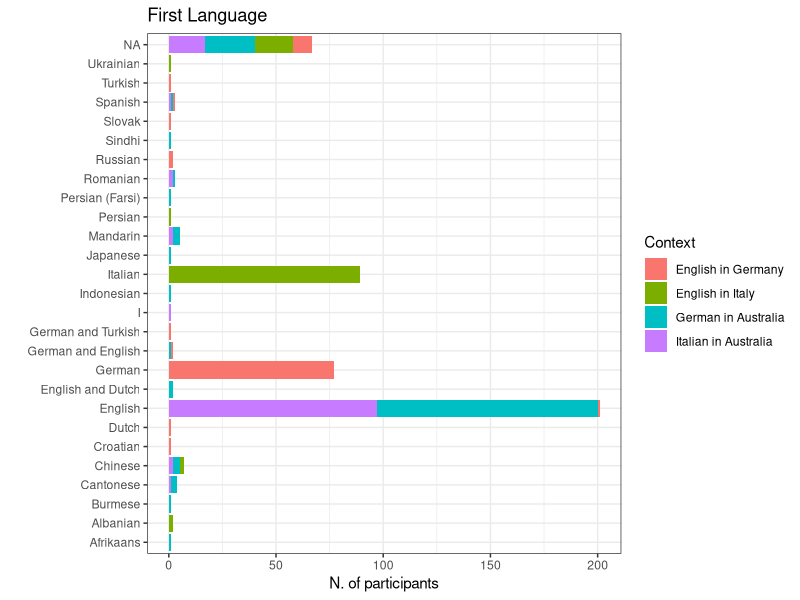
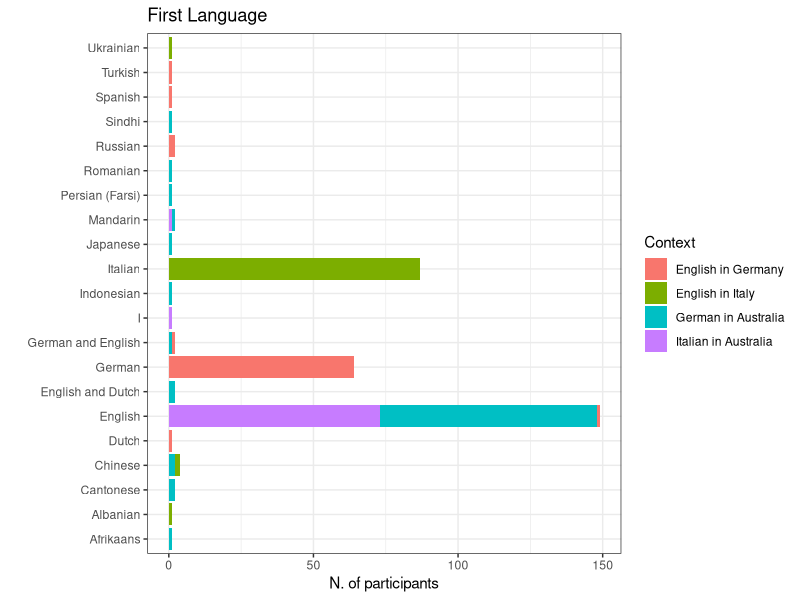
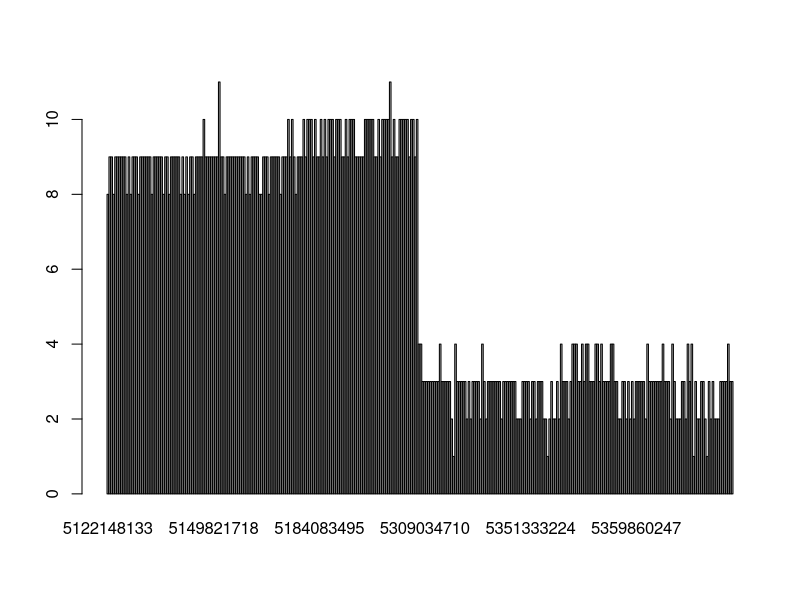
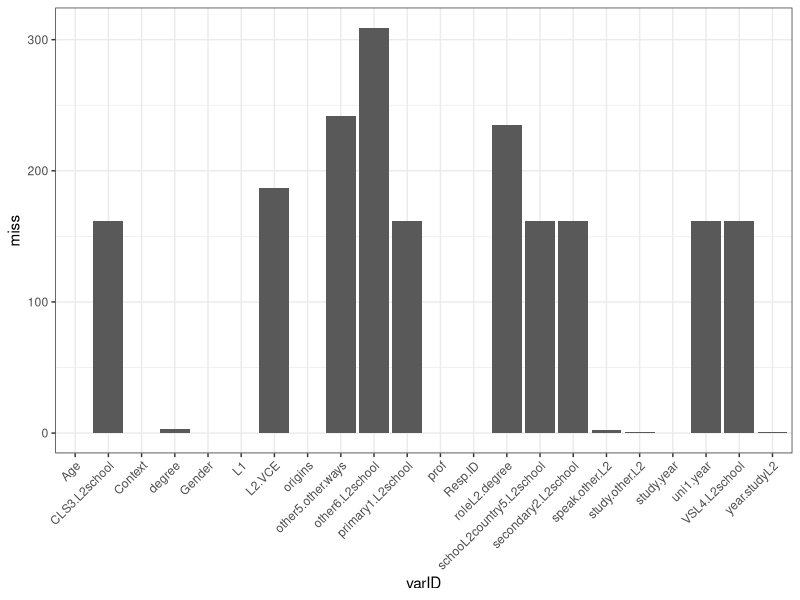
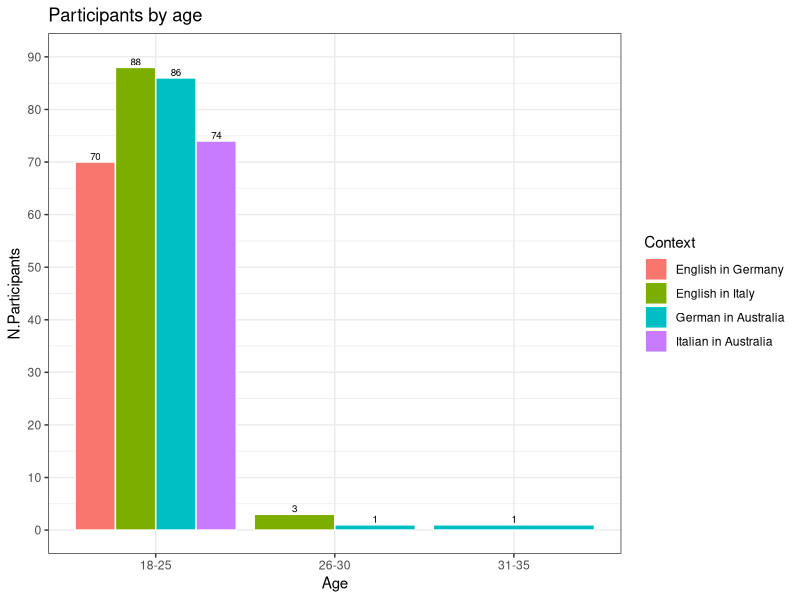
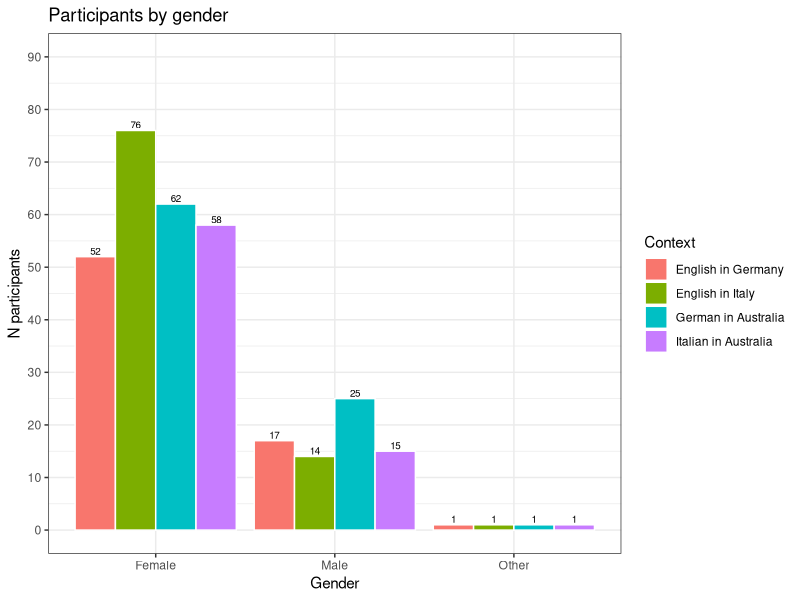
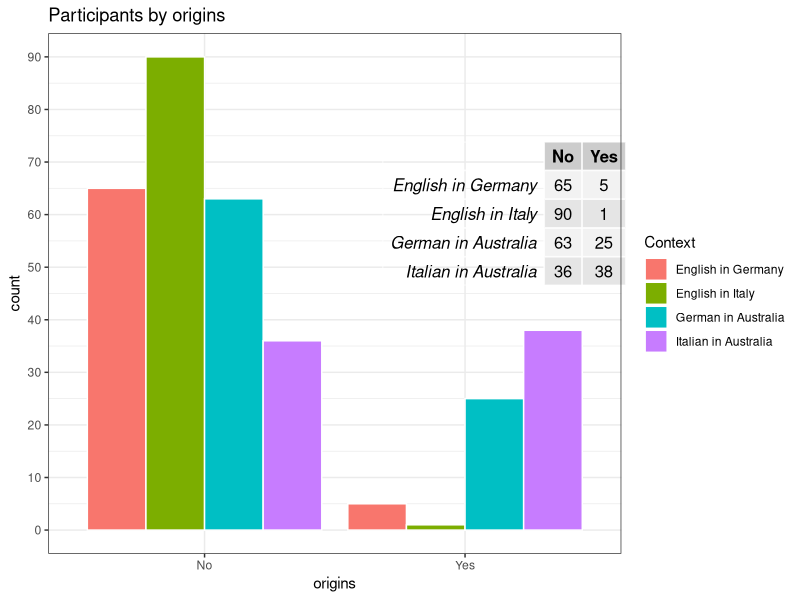
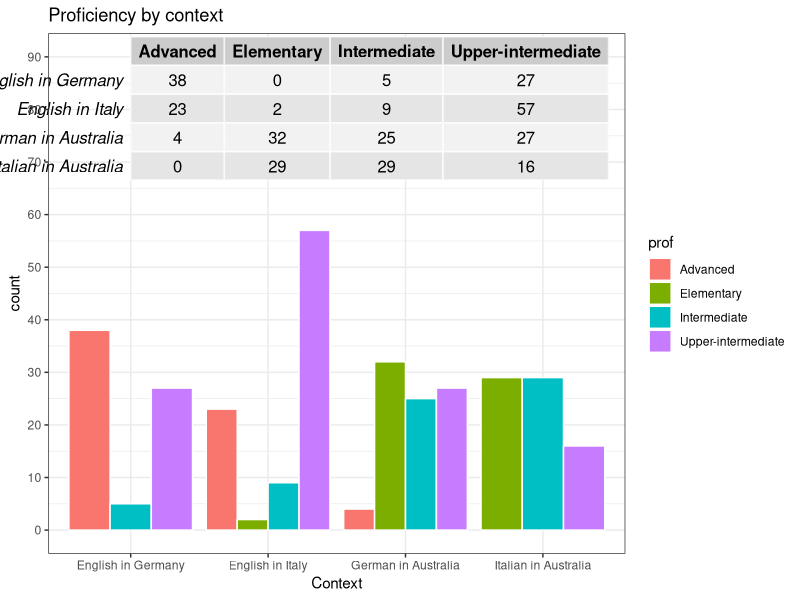

Write the R code that produced these figures, in order. (Note: this script raises an error after producing the figures.)
## ---- chunk 1
library(readr)
library(tidyverse)
library(reshape2)
library(corrplot)
library(psych)
library(pheatmap)
library(RColorBrewer)
library(cowplot)
library(gridExtra)
library(cowplot)
library(pheatmap)
# Chunk options
knitr::opts_chunk$set(echo = TRUE, prompt = TRUE,cache = TRUE,fig.width = 12,fig.height = 12)

## ---- chunk 2
european <- read_csv("01-cleaning_data_data/european_recoded.csv")
australian <- read_csv("01-cleaning_data_data/australian_recoded.csv")

dim(european)
dim(australian)

european$EU <- 1
australian$AU <- 1

all <- merge(european,australian,all = TRUE)

table(all$EU,all$AU,useNA = "always")
## ---- chunk 3
demographics_var <- c("Age","Gender","L1","speak.other.L2","study.other.L2","origins","year.studyL2","other5.other.ways","degree","roleL2.degree","study.year","prof","L2.VCE","uni1.year","Context")
l2School <- "\\.L2school$"
l2School_variables <- colnames(all)[grep(l2School,colnames(all))]
## ---- chunk 4
#table(all$L1,all$Context) # too many levels - needs to be cleaned (ex tot number of languages?)
table(all$L1,useNA = "always")
ggplot(all,aes(x=L1,fill=Context)) + geom_bar() + coord_flip() + ggtitle("First Language") + labs(y="N. of participants",x="")+theme_bw()
#table(all$speak.other.L2,all$Context)
## ---- chunk 5
L2 <- data.frame(Freq=table(all$speak.other.L2)[order(table(all$speak.other.L2),decreasing = TRUE)],
                 L2=names(table(all$speak.other.L2))[order(table(all$speak.other.L2),decreasing = TRUE)]) # too many levels - needs to be cleaned (ex tot number of languages?)
head(L2)
## ---- chunk 6
table(all$origins,useNA = "always")
## ---- chunk 7
table(all$year.studyL2)
## ---- chunk 8
table(all$degree)
## ---- chunk 9
all$study.year[is.na(all$study.year)] <- all$uni1.year[is.na(all$study.year)]
#table(all$study.year)
all$study.year <- ifelse(all$study.year == "Already graduated after 5 semesters in March 2016, was interested in survery/study, sorry.","6th semester",all$study.year)
table(all$study.year)
## ---- chunk 10
table(all$prof,useNA = "always")
## ---- chunk 11
all$study.year[is.na(all$study.year)] <- all$uni1.year[is.na(all$study.year)]
# Filter only subject that we want to include in the study
# names(table(all$study.year))[1] = 1st semester"

filtered <- subset(all, (study.year == "1st year") | (study.year == names(table(all$study.year))[1]) & year.studyL2 != "0 years")

table(filtered$Context)
table(all$Context)
## ---- chunk 12
all <- filtered
demographics_var <- c("Age","Gender","L1","speak.other.L2","study.other.L2","origins","year.studyL2","other5.other.ways","degree","roleL2.degree","study.year","prof","L2.VCE","uni1.year","Context")
l2School <- "\\.L2school$"
l2School_variables <- colnames(all)[grep(l2School,colnames(all))]

ggplot(all,aes(x=L1,fill=Context)) + geom_bar() + coord_flip() + ggtitle("First Language") + labs(y="N. of participants",x="") + theme_bw()

table(all$L1,all$Context)

table(all$degree,all$L1)
## ---- chunk 13
#Filter by L1

nc <- names(table(all$Context))
table(all$Context)
l1_filter <- all[(all$Context == nc[1] & (all$L1 == "German" | all$L1 == "German and English")) | 
                    (all$Context == nc[2] & (all$L1 == "Italian")) | 
                    (all$Context == nc[3] & (all$L1 == "English" | all$L1 == "English and Dutch" | all$L1 == "German and English")) |
                    (all$Context == nc[4] & (all$L1 == "English" | all$L1 == "English and Dutch" | all$L1 == "German and English")),]


#all <- l1_filter

# do not filter for L1
all <- all

# subset demographics
demo <- subset(all,select=c("Resp.ID",demographics_var,l2School_variables))

# Numeri finali
table(l1_filter$Context)
table(all$Context)

## ---- chunk 14
missing_bySample <- rowSums(is.na(demo))
names(missing_bySample) <- demo$Resp.ID
missing_byVar <- colSums(is.na(demo))
names(missing_byVar) <- colnames(demo)

barplot(missing_bySample)
d <- data.frame(miss=missing_byVar)
d$varID <- rownames(d)
ggplot(data=d,aes(x=varID,y=miss)) + geom_bar(stat="identity") + theme_bw() +theme(axis.text.x = element_text(angle = 45, hjust = 1)) 


demo_missing <- demo %>% group_by(Context) %>% summarise(roleL2.degree_na = sum(is.na(roleL2.degree)),
                                                         L2.VCE_na = sum(is.na(L2.VCE)),
                                                         other5.other.ways_na=sum(is.na(other5.other.ways )),
                                                         uni1.year_na = sum(is.na(uni1.year)),
                                                         primary1.L2school_na=sum(is.na(primary1.L2school)),
                                                         CLS3.L2school_na = sum(is.na(CLS3.L2school)),
                                                         VSL4.L2school_na=sum(is.na(VSL4.L2school)),
                                                         degree = sum(is.na(degree)),
                                                         schooL2country5.L2school_na=sum(is.na(schooL2country5.L2school)))

# We do not filter for speak.other.L2 or study.other.L2

#demo[is.na(demo$speak.other.L2),]
# teniamo
#demo[is.na(demo$study.other.L2),]
missing_bySample[names(missing_bySample) == "5166861581"]
#demo[is.na(demo$year.studyL2),]
missing_bySample[names(missing_bySample) == "5378798787"]

# remove NA from degree
#table(demo$degree,useNA = "always")
# Remove people
all <- all[!is.na(all$degree),]


table(all$Context)
## ---- chunk 15
write.csv(all,file.path("02-descriptive_data/context-merged_filtered.csv"))
## ---- chunk 16
# add numbers on the bar

# tabAge <- t(table(all$Age,all$Context))
# ggplot(all,aes(x=Age,fill=Context)) + geom_bar(position="dodge",colour="white")   + labs(y="N participants") + scale_y_continuous(breaks=seq(0,90,10),limits=c(0,90)) + theme_bw() + draw_grob(tableGrob(tabAge), x=2.5, y=40, width=0.3, height=0.4) + ggtitle("Participants by age")
# tabAge

tabAge <- t(table(all$Age,all$Context))
ggdf <- data.frame(Age = rep(colnames(tabAge),each=4)[!(as.numeric(tabAge) == 0)],
  N.Participants = as.numeric(tabAge)[!(as.numeric(tabAge) == 0)],
  Context = rep(rownames(tabAge),times=3)[!(as.numeric(tabAge) == 0)])

ggplot(ggdf,aes(x=Age,y=N.Participants,fill=Context)) + geom_bar(position="dodge",colour="white",stat="identity")  + scale_y_continuous(breaks=seq(0,90,10),limits=c(0,90)) + theme_bw() + ggtitle("Participants by age")+
  geom_text(aes(label = N.Participants), hjust=0.5, vjust=-0.25, size = 2.5,position=position_dodge(width=0.9)) 

## ---- chunk 17
# add numbers on the bar

tabAge <- t(table(all$Gender,all$Context))
ggdf <- data.frame(Gender = rep(colnames(tabAge),each=4)[!(as.numeric(tabAge) == 0)],
  N.Participants = as.numeric(tabAge)[!(as.numeric(tabAge) == 0)],
  Context = rep(rownames(tabAge),times=3)[!(as.numeric(tabAge) == 0)])


ggplot(ggdf,aes(x=Gender,y=N.Participants,fill=Context)) + geom_bar(position="dodge",colour="white",stat="identity")  + labs(y="N participants") + scale_y_continuous(breaks=seq(0,90,10),limits=c(0,90)) + theme_bw() + ggtitle("Participants by gender")+  geom_text(aes(label = N.Participants), hjust=0.5, vjust=-0.25, size = 2.5,position=position_dodge(width=0.9)) 

## ---- chunk 18
# add numbers on the bar
tabAge <- t(table(all$origins,all$Context))
ggplot(all,aes(x=origins,fill=Context)) + geom_bar(position="dodge",colour="white") + ggtitle("Origins by context") + scale_y_continuous(breaks=seq(0,90,10),limits=c(0,90)) + theme_bw() + draw_grob(tableGrob(tabAge), x=2, y=60, width=0.3, height=0.4) + ggtitle("Participants by origins")
tabAge
## ---- chunk 19
tabAge <- t(table(all$prof,all$Context))
ggplot(all,aes(x=Context,fill=prof)) + geom_bar(position="dodge",colour="white") + ggtitle("Proficiency by context") + scale_y_continuous(breaks=seq(0,90,10),limits=c(0,90)) + theme_bw() + draw_grob(tableGrob(tabAge), x=2, y=80, width=0.3, height=0.4)
tabAge
## ---- chunk 20
tabAge <- t(table(all[all$Context != "English in Germany" & all$Context != "English in Italy","L2.VCE"],all[all$Context != "English in Germany" & all$Context != "English in Italy",'Context'],useNA = "always"))
tabAge <- tabAge[-3,]

ggplot(all[all$Context != "English in Germany" & all$Context != "English in Italy",],aes(x=Context,fill=L2.VCE)) + geom_bar(position="dodge",colour="white") + ggtitle("L2.VCE by context") + scale_y_continuous(breaks=seq(0,90,10),limits=c(0,90)) + theme_bw() + draw_grob(tableGrob(tabAge), x=2, y=80, width=0.3, height=0.4)
## ---- chunk 21
# year study L2
table(all$year.studyL2,all$other.year.studyL2.richi)

all$year.studyL2 <- ifelse(all$year.studyL2 == "Other",all$other.year.studyL2.richi,all$year.studyL2 )

# European context
ggplot(all[all$Context == "English in Germany" | all$Context == "English in Italy",],aes(x=degree,fill=year.studyL2)) + geom_bar(position="dodge",colour="white") + theme_bw() + ggtitle("Degree by study year L2, by Context") +  facet_grid(~Context,scales="free") + theme(axis.text.x = element_text(angle = 45, hjust = 1)) + labs(y = "N participants", x = "degree")
## ---- chunk 22
# Australian context
tabAge <- t(table(all[all$Context == "Italian in Australia" | all$Context == "German in Australia",'degree'],all[all$Context == "Italian in Australia" | all$Context == "German in Australia",'Context']))
ggplot(all[all$Context == "Italian in Australia" | all$Context == "German in Australia",],aes(x=Context,fill=degree)) + geom_bar(position="dodge",colour="white") + theme_bw() + ggtitle("Degree in Australian Contexts") + draw_grob(tableGrob(tabAge), x=1., y=40, width=0.3, height=0.4)
tabAge
## ---- chunk 23
# Australian context
tabAge <- t(table(all[all$Context == "English in Italy" | all$Context == "English in Germany",'degree'],all[all$Context == "English in Italy" | all$Context == "English in Germany",'Context']))

ggplot(all[all$Context == "English in Italy" | all$Context == "English in Germany",],aes(x=Context,fill=degree)) + geom_bar(position="dodge",colour="white") + theme_bw() + ggtitle("Degree in European Contexts")

tabAge
## ---- chunk 24
likert_grep <- "\\.id$|\\.ought$|\\.intr$|\\.instru$|\\.integr$|\\.prof$|\\.post$|\\.comm$|^necessity$|^educated$"

# all
likert_variables_all <- colnames(all)[grep(likert_grep,colnames(all))]
likert_variables_all
likert_variables_all <- likert_variables_all[!(likert_variables_all %in% "other.prof")]
## ---- chunk 25
all_melt <- melt(all,id.vars = c("Resp.ID","Gender","Age","prof","Context","study.year"),
                        measure.vars = likert_variables_all)

all_melt$value <- factor(all_melt$value,levels=c("Strongly disagree","Disagree","Not sure","Agree","Strongly agree"))

all_melt <- all_melt %>% separate(variable,into=c("item","type"),sep="\\.",remove=FALSE)
ggplot(all_melt,aes(x=variable,fill=value)) + geom_bar(position = "stack",colour="black") + 
  facet_grid(Context~type,scales = "free")+theme(axis.text.x = element_text(angle = 45, hjust = 1),axis.text=element_text(size=8)) + ggtitle("Filtered dataset") + scale_fill_manual(values=c("#ca0020","#f4a582","#ffffbf","#abd9e9","#2c7bb6","grey"))

filt_sum <- all_melt %>% group_by(Context,variable,type,value) %>% dplyr::summarise(Ngroup=length(value))
ggplot(filt_sum,aes(x=value,y=Ngroup,colour=Context,group=interaction(variable, Context))) + geom_line() + geom_point() + facet_wrap(~type,scales = "free")+theme(axis.text.x = element_text(angle = 45, hjust = 1))

## ---- chunk 26

convertToNumber <- function(column){
  column <- factor(column,levels = c("Strongly disagree","Disagree","Not sure","Agree","Strongly agree"))
  column_number <- as.numeric(column)
  return(column_number)
}

table(all$Context)

convert_likert <- data.frame(apply(subset(all,select=likert_variables_all),2,convertToNumber))
colnames(convert_likert) <- paste0(colnames(convert_likert),"1")

likert_variables1 <- paste0(likert_variables_all,"1")

# join the converted variables to the filtered dataset
filtered_conv <- cbind(all,convert_likert)

table(filtered_conv[,likert_variables_all[4]],filtered_conv[,likert_variables1[4]],useNA = "always")

write.csv(filtered_conv,"02-descriptive_data/merged_filtered_likertNumber.csv",row.names = FALSE)
## ---- chunk 27
cov <- cor(filtered_conv[filtered_conv$Context == "Italian in Australia",likert_variables1[!(likert_variables1 %in% "necessity1")]],method = "pearson",use="pairwise.complete.obs")


row_infos <- data.frame(Variables=sapply(strsplit(colnames(cov),split="\\."),function(x) x[2]))
row_infos$Variables <- as.character(row_infos$Variables)
rownames(row_infos) <- rownames(cov)
row_infos$Variables[which(is.na(row_infos$Variables))] <- c("educated")
row_infos <- row_infos[order(row_infos$Variables),,drop=FALSE]

ann_col_wide <- data.frame(Variable=unique(row_infos$Variables))
ann_colors_wide <- list(Variables=c(comm1="#bd0026",educated="#b35806", id1="#f6e8c3",instru1="#35978f",integr1="#386cb0",intr1="#ffff99",ought1="grey",post1="black",prof1="pink"))

#pheatmap(cov, main = "Italian in Australia",annotation_names_row = FALSE,cluster_cols=TRUE,cluster_rows=TRUE,annotation_col = row_infos[,1,drop=FALSE], annotation_row = row_infos[,1,drop=FALSE],  annotation_colors = ann_colors_wide,breaks=seq(-1,1,0.2),col=c("#67001f","#b2182b","#d6604d","#f4a582","#fddbc7","#f7f7f7","#d1e5f0","#92c5de","#4393c3","#2166ac","#053061"),show_colnames = FALSE,width = 7,height = 7)
###################

diag(cov) <- NA
pheatmap(cov, main = "Italian in Australia",annotation_names_row = FALSE,cluster_cols=TRUE,cluster_rows=TRUE,annotation_col = row_infos[,1,drop=FALSE], annotation_row = row_infos[,1,drop=FALSE]
,  annotation_colors = ann_colors_wide,show_colnames = FALSE,breaks = seq(-0.6,0.7,length.out = 50),width = 7,height = 7,color=colorRampPalette(brewer.pal(n = 7, name = "RdBu"))(50))
## ---- chunk 28
cov <- cor(filtered_conv[filtered_conv$Context == "German in Australia",likert_variables1[!(likert_variables1 %in% "necessity1")]],method = "pearson",use="pairwise.complete.obs")

row_infos <- data.frame(Variables=sapply(strsplit(colnames(cov),split="\\."),function(x) x[2]))
row_infos$Variables <- as.character(row_infos$Variables)
rownames(row_infos) <- rownames(cov)
row_infos$Variables[which(is.na(row_infos$Variables))] <- c("educated")
row_infos <- row_infos[order(row_infos$Variables),,drop=FALSE]

ann_col_wide <- data.frame(Variable=unique(row_infos$Variables))
ann_colors_wide <- list(Variables=c(comm1="#bd0026",educated="#b35806", id1="#f6e8c3",instru1="#35978f",integr1="#386cb0",intr1="#ffff99",ought1="grey",post1="black",prof1="pink"))

diag(cov) <- NA
pheatmap(cov, main = "German in Australia",annotation_names_row = FALSE,cluster_cols=TRUE,cluster_rows=TRUE,annotation_col = row_infos[,1,drop=FALSE], annotation_row = row_infos[,1,drop=FALSE]
,  annotation_colors = ann_colors_wide,show_colnames = FALSE,breaks = seq(-0.6,0.7,length.out = 50),width = 7,height = 7,color=colorRampPalette(brewer.pal(n = 7, name = "RdBu"))(50))
## ---- chunk 29
cov <- cor(filtered_conv[filtered_conv$Context == "English in Germany",likert_variables1[!(likert_variables1 %in% c("reconnect.comm1",    "speakersmelb.comm1","comecloser.comm1","educated1"))]],method = "pearson",use="pairwise.complete.obs")

row_infos <- data.frame(Variables=sapply(strsplit(colnames(cov),split="\\."),function(x) x[2]))
row_infos$Variables <- as.character(row_infos$Variables)
rownames(row_infos) <- rownames(cov)
row_infos$Variables[which(is.na(row_infos$Variables))] <- c("necessity")
row_infos <- row_infos[order(row_infos$Variables),,drop=FALSE]

ann_col_wide <- data.frame(Variable=unique(row_infos$Variables))
ann_colors_wide <- list(Variables=c(id1="#f6e8c3",necessity="#b35806",instru1="#35978f",integr1="#386cb0",intr1="#ffff99",ought1="grey",post1="black",prof1="pink"))

diag(cov) <- NA
pheatmap(cov, main = "English in Germany",annotation_names_row = FALSE,cluster_cols=TRUE,cluster_rows=TRUE,annotation_col = row_infos[,1,drop=FALSE], annotation_row = row_infos[,1,drop=FALSE]
,  annotation_colors = ann_colors_wide,show_colnames = FALSE,breaks = seq(-0.6,0.7,length.out = 50),width = 7,height = 7,color=colorRampPalette(brewer.pal(n = 7, name = "RdBu"))(50))
## ---- chunk 30
cov <- cor(filtered_conv[filtered_conv$Context == "English in Italy",likert_variables1[!(likert_variables1 %in% c("reconnect.comm1","speakersmelb.comm1","comecloser.comm1","educated1"))]],method = "pearson",use="pairwise.complete.obs")

row_infos <- data.frame(Variables=sapply(strsplit(colnames(cov),split="\\."),function(x) x[2]))
row_infos$Variables <- as.character(row_infos$Variables)
rownames(row_infos) <- rownames(cov)
row_infos$Variables[which(is.na(row_infos$Variables))] <- "necessity"
row_infos <- row_infos[order(row_infos$Variables),,drop=FALSE]

ann_col_wide <- data.frame(Variable=unique(row_infos$Variables))
ann_colors_wide <- list(Variables=c(comm1="#bd0026",necessity="#b35806", id1="#f6e8c3",instru1="#35978f",integr1="#386cb0",intr1="#ffff99",ought1="grey",post1="black",prof1="pink"))

diag(cov) <- NA
pheatmap(cov, main = "English in Italy",annotation_names_row = FALSE,cluster_cols=TRUE,cluster_rows=TRUE,annotation_col = row_infos[,1,drop=FALSE], annotation_row = row_infos[,1,drop=FALSE]
,  annotation_colors = ann_colors_wide,show_colnames = FALSE,breaks = seq(-0.6,0.7,length.out = 50),width = 7,height = 7,color=colorRampPalette(brewer.pal(n = 7, name = "RdBu"))(50))
## ---- chunk 31
cov <- cor(filtered_conv[,likert_variables1],method = "pearson",use="pairwise.complete.obs")

row_infos <- data.frame(Variables=sapply(strsplit(colnames(cov),split="\\."),function(x) x[2]))
row_infos$Variables <- as.character(row_infos$Variables)
rownames(row_infos) <- rownames(cov)
row_infos$Variables[which(is.na(row_infos$Variables))] <- c("necessity","educated")
row_infos <- row_infos[order(row_infos$Variables),,drop=FALSE]

ann_col_wide <- data.frame(Variable=unique(row_infos$Variables))
ann_colors_wide <- list(Variables=c(comm1="#bd0026",educated="orange", id1="#f6e8c3",instru1="#35978f",necessity="#b35806",integr1="#386cb0",intr1="#ffff99",ought1="grey",post1="black",prof1="pink"))

diag(cov) <- NA
pheatmap(cov, main = "All Contexts",annotation_names_row = FALSE,cluster_cols=TRUE,cluster_rows=TRUE,annotation_col = row_infos[,1,drop=FALSE], annotation_row = row_infos[,1,drop=FALSE]
,  annotation_colors = ann_colors_wide,show_colnames = FALSE,breaks = seq(-0.6,0.7,length.out = 50),width = 7,height = 7,color=colorRampPalette(brewer.pal(n = 7, name = "RdBu"))(50))

## ---- chunk 32
sets <- list(id.var=likert_variables1[grep("\\.id1$",likert_variables1)],
             ought.var=likert_variables1[grep("\\.ought1$",likert_variables1)],
             intr.var=likert_variables1[grep("\\.intr1$",likert_variables1)],
             instru.var=likert_variables1[grep("\\.instru1$",likert_variables1)],
             integr1.var=likert_variables1[grep("\\.integr1$",likert_variables1)],
             prof.var=likert_variables1[grep("\\.prof1$",likert_variables1)],
             post.var=likert_variables1[grep("\\.post1$",likert_variables1)],
             comm.var=likert_variables1[grep("\\.comm1$",likert_variables1)])
              

get_alpha <- function(dataMot,
                      var=sets$id.var){
  var_alpha <- alpha(dataMot[,var])
  dataf <- data.frame(alpha=var_alpha$total,
                    drop = var_alpha$alpha.drop)
  rownames(dataf) <- rownames(var_alpha$alpha.drop)
  return(dataf)
}

# "Italian in Australia"
ita_in_au <- do.call(rbind,lapply(sets,function(x) {
  get_alpha(data=filtered_conv[filtered_conv$Context == "Italian in Australia",],
                      var=x)}))
ita_in_au$var <- sapply(strsplit(rownames(ita_in_au),split="\\."),function(x) x[1]) 
ita_in_au$var.full <- sapply(strsplit(rownames(ita_in_au),split="\\."),function(x) x[3]) 
ita_in_au$Context <- "Italian in Australia"
rownames(ita_in_au) <- NULL

# "German in Australia"
germ_in_au <- do.call(rbind,lapply(sets,function(x) {
  get_alpha(data=filtered_conv[filtered_conv$Context == "German in Australia",],
                      var=x)}))
germ_in_au$var <- sapply(strsplit(rownames(germ_in_au),split="\\."),function(x) x[1]) 
germ_in_au$var.full <- sapply(strsplit(rownames(germ_in_au),split="\\."),function(x) x[3]) 
germ_in_au$Context <- "German in Australia"
rownames(germ_in_au) <- NULL

# "English in Germany"
eng_in_germ <- do.call(rbind,lapply(sets[!(names(sets) %in% "comm.var")],function(x) {
  get_alpha(data=filtered_conv[filtered_conv$Context == "English in Germany",],
                      var=x)}))

# the ones that makes issues
get_alpha(data=filtered_conv[filtered_conv$Context == "English in Germany",],
                      var=sets$ought.var)

eng_in_germ$var <- sapply(strsplit(rownames(eng_in_germ),split="\\."),function(x) x[1]) 
eng_in_germ$var.full <- sapply(strsplit(rownames(eng_in_germ),split="\\."),function(x) x[3]) 
eng_in_germ$Context <- "English in Germany"
rownames(eng_in_germ) <- NULL

# "English in Italy"
eng_in_ita <- do.call(rbind,lapply(sets[!(names(sets) %in% "comm.var")],function(x) {
  get_alpha(data=filtered_conv[filtered_conv$Context == "English in Italy",],
                      var=x)}))
eng_in_ita$var <- sapply(strsplit(rownames(eng_in_ita),split="\\."),function(x) x[1]) 
eng_in_ita$var.full <- sapply(strsplit(rownames(eng_in_ita),split="\\."),function(x) x[3]) 
eng_in_ita$Context <- "English in Italy"
rownames(eng_in_ita) <- NULL


# combine
full_alpha <- rbind(eng_in_ita,eng_in_germ,germ_in_au,ita_in_au)

## ---- chunk 33

full_alpha %>% group_by(Context,var) %>% 
  summarise(st.alpha = unique(alpha.std.alpha),
            G6=unique(alpha.G6.smc.)) %>%
  ggplot(.,aes(x=var,y=st.alpha,colour=Context)) + geom_point() + geom_line(aes(group=Context)) + theme_bw()

## ---- chunk 34
all_melt <- all_melt %>% separate(variable,into=c("item","type"),sep="\\.",remove=FALSE)
p1=ggplot(all_melt,aes(x=variable,fill=value)) + geom_bar(position = "stack") + 
  facet_grid(Context~type,scales = "free") + ggtitle("Filtered dataset")+theme(axis.text.x = element_text(angle = 45, hjust = 1),axis.text=element_text(size=8))+theme_bw()

p2=ggplot(full_alpha,aes(x=var.full,y=drop.std.alpha,colour=Context)) + geom_point() + geom_line(aes(group=Context)) + theme_bw() + facet_wrap(~var,scales="free")

p4=ggplot(full_alpha,aes(x=var.full,y=drop.average_r,colour=Context)) + geom_point() + geom_line(aes(group=Context)) + theme_bw() + facet_wrap(~var,scales="free")

p3=full_alpha %>% group_by(Context,var) %>% 
  summarise(st.alpha = unique(alpha.std.alpha),
            G6=unique(alpha.G6.smc.)) %>%
  ggplot(.,aes(x=var,y=st.alpha,colour=Context)) + geom_point() + geom_line(aes(group=Context)) + theme(axis.text.x = element_text(angle = 45, hjust = 1),axis.text=element_text(size=8)) + theme_bw()


plot_grid(p2,p3,nrow=2)

## ---- chunk 35
all <- read.csv(file.path("02-descriptive_data/merged_filtered_likertNumber.csv"))
## ---- chunk 36
likert_grep <- "\\.id$|\\.ought$|\\.intr$|\\.instru$|\\.integr$|\\.prof$|\\.post$|\\.comm$|^necessity$|^educated$"

# all
likert_variables_all <- colnames(all)[grep(likert_grep,colnames(all))]
likert_variables_all
likert_variables_all <- likert_variables_all[!(likert_variables_all %in% "other.prof")]

# likert variables converted to numbers
likert_variables1 <- paste0(likert_variables_all,"1")

## ---- chunk 37
dat <- all[,likert_variables1[!(likert_variables1 %in% c("necessity1","educated1"))]]
psych::alpha(dat,use="pairwise.complete.obs")

#detach("package:ggplot2", unload=TRUE)


fa_all <- function(data4,rot,minL,maxL,nfac=0,seed=5){
  
  set.seed(seed)
  
  # Save the orignal dataset
  data_orig <- data4
  
  # Define the rotations
  orth <- c("varimax", "quartimax", "bentlerT", "equamax", "varimin", "geominT" , "bifactor" )
  obl <- c("Promax", "promax", "oblimin", "simplimax", "bentlerQ", "geominQ", "biquartimin" ,"cluster")
  
  
  
  alpha2 <- function(x){
    
    alpha.1 <- function(C, R) {
      n <- dim(C)[2]
      alpha.raw <- (1 - tr(C)/sum(C)) * (n/(n - 1))
      sumR <- sum(R)
      alpha.std <- (1 - n/sumR) * (n/(n - 1))
      smc.R <- smc(R)
      G6 <- (1 - (n - sum(smc.R))/sumR)
      av.r <- (sumR - n)/(n * (n - 1))
      mod1 <- matrix(av.r, n, n)
      Res1 <- R - mod1
      GF1 = 1 - sum(Res1^2)/sum(R^2)
      Rd <- R - diag(R)
      diag(Res1) <- 0
      GF1.off <- 1 - sum(Res1^2)/sum(Rd^2)
      sn <- n * av.r/(1 - av.r)
      Q = (2 * n^2/((n - 1)^2 * (sum(C)^3))) * (sum(C) * (tr(C %*% 
                                                               C) + (tr(C))^2) - 2 * (tr(C) * sum(C %*% C)))
      result <- list(raw = alpha.raw, std = alpha.std, G6 = G6, 
                     av.r = av.r, sn = sn, Q = Q, GF1, GF1.off)
      return(result)
    }
    
    
    if (!isCorrelation(x)) {
      item.var <- apply(x, 2, sd, na.rm = T)
      bad <- which((item.var <= 0) | is.na(item.var))
      if ((length(bad) > 0) && delete) {
        for (baddy in 1:length(bad)) {
          warning("Item = ", colnames(x)[bad][baddy], " had no variance and was deleted")
        }
        x <- x[, -bad]
        nvar <- nvar - length(bad)
      }
      response.freq <- response.frequencies(x, max = 10)
      C <- cov(x, use = "pairwise")
    }
    else {
      C <- x
    }
    
    
    
    R <- cov2cor(C)
    
    alpha.total <- alpha.1(C, R)
    
    return(alpha.total)
  }
  
  
  cicl<-0
  par1<-1
  par2<-1
  par3<-1
  while(par3>0){
    
    
    # Selezione il numero di fattori consigliati
    
    cat("Calculating the number of factors needed \n")
    
    fact <- nfac
    if(nfac==0){
      fact<-fa.parallel(data4)$nfact
    }
    
    if(fact==1){
      stop("Only one factor remains. Check the data or reduce the threshold")
    }
    
    #rot<-c("none", "varimax", "quartimax", "bentlerT", "geominT" , "bifactor", "promax", "oblimin", "simplimax", "bentlerQ", "geominQ" , "biquartimin" , "cluster" )
    
    # Matrice uota che conterra le miedie degli alpha
    
    range <- length(seq(minL,maxL,0.01))
    
    
    mean.al<-matrix(0,range,length(rot))
    
    # Sottociclo per il calcolo delle medie degli alpha (sui fattori) al variare sia della soglia sia della della rotazione
    
    cat("Calculating the loadings thresholds \n")
    
    for(b in 1:length(rot)){
      cat("- Calculating the loadings thresholds for rotation",rot[b],"\n")
      fa1<-fa(data4,fact,rotate=rot[b])
      
      a<-fa1$loadings
      class(a)<-"matrix"
      colnames(a)<-paste("F",1:fact,sep="")
      a<-as.data.frame(a)
      a<-round(a,2)
      a$D<-rownames(a)
      
      ls1<-minL
      m<-rep(0,range)
      i<-1
      nv<-fact
      
      while(ls1<=maxL+0.01){
        
        var<-lapply(1:nv,function(f)unique(a$D[abs(a[,f])>ls1]))
        names(var)<-paste(colnames(a[,1:nv]))
        
        
        # Do this if there are factors with length less than 2
        if(any(as.numeric(summary(var)[,1])<2)){
          
          # If a certain threshold and rotation gives only factors composed by 1 give it alpha=0
          if(sum(as.numeric(summary(var)[,1])>1)==0){
            m[i] <- 0
          }else{
            var1<-var[as.numeric(summary(var)[,1])>1]
            al<-sapply(1:length(var1),function(v)alpha2(data4[,var1[[v]]])$std)
            al<-data.frame(al)
            #m[i]<-mean(t(al))
            m[i]<-median(t(al))
          }
          
        }
        # Do this if ALL the factors have length greater than 1
        else{
          al<-sapply(1:nv,function(v)alpha2(data4[,var[[v]]])$std)
          al<-data.frame(al)
          #m[i]<-mean(t(al))
          m[i]<-median(t(al))
        }
        
        i<-i+1
        ls1<-ls1+0.01
        #cat(ls1)
      }
      mean.al[,b]<-m
      #cat("\n")
    }
    
    # Creazione e stampa degli andamenti delle medie degli alpha
    cat("Producing the threshold plot \n")
    
    mean.al<-as.data.frame(mean.al)
    colnames(mean.al)<-rot
    mean.al$sl<-seq(minL,maxL,0.01)
    mean.al1<-melt(mean.al,id.vars="sl")
    zp<-ggplot(mean.al1,aes(x=sl,y=value,colour=variable))+geom_line()+labs(x="Soglia Loading",y="Alpha Medio",colour="Rotazione")
    
    
    # Display the plot
    print(zp)
    
    max(mean.al)
    #print(mean.al)
    
    # Selezione della rotazione e della soglia che massimizzano le medie degli alpha
    cat("Choosing the best rotation and threshold \n")
    ind<-which(mean.al==max(mean.al),arr.ind=T)
    if(class(ind)=="matrix"){
      ind<-ind[1,]
    }
    
    rota<-names(mean.al)[ind[2]]
    sogl<-mean.al$sl[ind[1]]
    
    
    # Keep the same rotation that was selected in the first run
    rot <- rota
    
    
    # Calcolo fattoriale
    
    fa1<-fa(data4,fact,rotate=rota)
    a<-fa1$loadings
    class(a)<-"matrix"
    colnames(a)<-paste("F",1:fact,sep="")
    a<-as.data.frame(a)
    a<-round(a,2)
    a$D<-rownames(a)
    
    # Creazione dei fattori
    
    var<-lapply(1:fact,function(f)unique(a$D[abs(a[,f])>sogl]))
    names(var)<-paste(colnames(a[,1:fact]))
    
    # Display the factors
    cat("Displaying the factors \n")
    print(var)
    
    # togliamo le variabili che non entrano nei fattori al secondo ciclo
    
    nc<- ncol(data4)
    par1_names <- names(data4)[!(names(data4) %in% unlist(var))]
    data4<-data4[,names(data4) %in% unlist(var)]
    
    # Aggiorniamo il parametro di ciclo
    
    par1<-nc-ncol(data4) 
    
    # togliamo le variabili che entrano in un fattore da sole (solo se non entrano in un altro fattore)
    par4 <- 0
    par4_names <- character()
    
    len_fac <- cbind(1:fact,sapply(1:fact,function(v)length(var[[v]])))
    
    if(any(len_fac[,2]==1)){
      par4_nam<- data.frame(variable=as.character(unlist(var[ c(len_fac[len_fac[,2]==1,1])  ])))
      par4_nam$variable <- as.character(par4_nam$variable)
      par4_nam$ntimes= sapply(1:nrow(par4_nam), function(v)sum(unlist(var)%in%par4_nam[v,"variable"] ) )
      # Do this only if the single variable enetrs in a variable alone
      
      if(any(par4_nam$ntimes>1) & rot%in%obl ){
        cat("- Will NOT remove variable(s)", par4_nam$variable[par4_nam$ntimes>1],"since they contribute to multiple factors","\n")
      }
      
      par4_names <- par4_nam$variable[par4_nam$ntimes==1]
      par4 <- length(par4_names)
      data4<-data4[,!names(data4) %in% par4_names]
    }
    
    
    # Togliamo le variabili che compaiono in piu fattori (se la rotazione e obliqua non effetuiamo tale operazione)
    
    if(rota%in%obl){
      par2<-0
      s <- character()
    }else{
      s<-c(as.vector(unlist(var)))
      s<-unique(s[duplicated(s)])
      par2<-length(s)
      data4<-data4[,!names(data4) %in% s]
    }
    
    
    
    
    cicl<-cicl+1
    
    # Aggiorniamo il parametro di ciclo
    
    par3<-par1+par2+par4
    
    # Stampa diagnosi ciclo
    
    cat(paste("Unused Variable:",par1),"\n")
    cat("-",paste(par1_names),"\n")
    cat(paste("Repeated variables:",par2),"\n")
    cat("-",paste(s),"\n")
    cat(paste("Single variables:",par4),"\n")
    cat("-",paste(par4_names),"\n")
    cat(paste("Rotation used:",rota),"\n")
    cat(paste("Threshold chosen:",sogl),"\n")
    cat(paste("End interation",cicl),"\n","\n")
    
  }
  
  cat(paste("Variables excluded in the process:"),names(data_orig)[!names(data_orig)%in%names(data4)],"\n")
  return(data4)
}



#

likert_variables2 <- names(dat)

data1 <- dat[,likert_variables1[!(likert_variables1 %in% c("necessity1","educated1","reconnect.comm1", "speakersmelb.comm1", "comecloser.comm1"))]]

# Plot the correlations
corrplot(cor(data1,use = "pair"))


# check which variable does not correlated with any other vaiable
r1 <- cor(data1,use = "pair")
diag(r1) <- 0
r1 <- data.frame(r1)
temp <- data.frame(name=names(r1),cor=sapply(1:ncol(r1),function(v)any(r1[,v]>=0.3))  )
as.character(temp$name[temp$cor==F])




# Keep just the itemes with a r.cor greater or equal to 0.3
as <- psych::alpha(data1,check.keys=F)$item.stats
as$n1<-1:nrow(as)
summary(as$r.cor)
no_corr_macu <- rownames(as[abs(as$r.cor)<0.3,])
no_corr_macu
data1<-data1[,!names(data1)%in%no_corr_macu]




# check which items will decrease the alpha
al<- psych::alpha(data1)
drop<-al$alpha.drop
tot<-as.numeric(al$total$std.alpha)
drop <- drop[drop$std.alpha>tot,]
drop


# Check how much
drop$std.alpha-tot
# They don;t drop enough so leave it

#drop_alpha_macu <- rownames(drop)
#data1<-data1[,!names(data1)%in%drop_alpha_macu]




# check how many factors should be used
fap <- fa.parallel(data1)
fap


data_macu <- data1


## Perform the anlaysis for macular thickness



#Check again the out_maculiers
out_macu <- outlier(data_macu)
#abline(h=800)

#dat_imp_pheno[out_macu>800,1:20]
#out_maculiers_macu <- dat_imp_pheno$id1[out_macu>800]
#data_macu <- data_macu[out_macu<800,]




# Run the first set of analysisi and check what is cleaned out_macu!
rot=c("oblimin","promax")


# Take off the variables that give problem
#problem_var_macu <- c( "v07_spectralis" ,"v01_cyrrus" )
#data_macu <- data_macu[,!names(data_macu)%in%problem_var_macu]


library(ggplot2)
data_macu_facleaned <- fa_all(data_macu,rot,0.2,0.5)

# 0 Variable do not enter the factors
not_used_fact_macu <- names(data_macu)[!names(data_macu)%in%names(data_macu_facleaned)]
not_used_fact_macu

# Check again how many factors you need
#fa.parallel(data_macu_facleaned)

nfact_macu <- 6

# Run the actual factorial analysis on the final dataset
fa_macu<-fa(data_macu_facleaned,nfact_macu,rot="promax")

# Check whther any variable do not enter in any factor
lod <- fa_macu$loadings
class(lod) <- "matrix"
lod <- data.frame(lod)
lod$any <- apply(lod,1,function(v)any(abs(v)>=0.2) )
apply(lod[,1:nfact_macu],1,max )
lod[lod$any==F,]
# NONE, good!

# Plot the results
a<-fa_macu$loadings
class(a)<-"matrix"
colnames(a)<-paste("F",1:nfact_macu,sep="")
a<-as.data.frame(a)
a<-round(a,2)
a$D<-rownames(a)
a1 <- a
a1$D
a1 <- melt(a1,id.vars=c("D"))
a1$x <- runif(nrow(a1))
a1$inv <- ifelse(a1$value<0,"neg","pos")
a1$value[abs(a1$value)<0.2] <- 0
a1 <- a1[a1$value!=0,]

ggplot(a1)+geom_bar(aes(x=reorder(D, value) ,y=value),stat="identity")+facet_wrap(~variable,ncol = 4,scales = "free_y")+coord_flip()
#detach("package:ggplot2", unload=TRUE)


var<-lapply(1:nfact_macu,function(f)unique(a$D[abs(a[,f])>0.2]))
names(var)<-paste(colnames(a[,1:nfact_macu]))

al <- sapply(1:length(var),function(v) psych::alpha(data_macu_facleaned[,var[[v]]])$total$std.alpha)
al
# Alpha total
psych::alpha(data_macu_facleaned)$total$std.alpha
# they are ok...
psych::alpha(data_macu)$total$std.alpha


# Table of the factors
a$D <- NULL
a[abs(a)<0.2] <- 0
for(i in 1:ncol(a)){a[,i] <- as.character(a[,i])}

a[a=="0"] <- ""
loading_fact_macu <- a
loading_fact_macu

# Discriminant analysis: In this section i will test if the values of the variables kept in the dataframe by the factorial analysis are able to discriminate between subjects for which their total score lie in the 1st and 3rd quartile.
discr<-unique(data_macu_facleaned)

# Detrmine the total score

discr$punteggio<-rowSums(discr)

# Dividce the groups of people who lie in the 4rth and 1st quarile

hist(discr$punteggio)
quantile(discr$punteggio,na.rm = T)

discr1<-unique(discr[discr[,ncol(discr)]<=quantile(discr[,ncol(discr)],na.rm = T)[2],])
discr2<-unique(discr[discr[,ncol(discr)]>=quantile(discr[,ncol(discr)],na.rm = T)[4],])

# Wilcox Test the values of each single variable comparing the group of pople lien in the 1st and 3rd quartile

test<-data.frame(Item=colnames(discr[,1:(ncol(discr)-1)]),p.value=rep(0,(ncol(discr)-1)))

for(i in 1:(ncol(discr)-1)){
  test[i,2]<-wilcox.test(discr1[,i],discr2[,i],alternative="two.sided")$p.value
}

test <- test[order(test$p.value),]
test
# they all discriminate!


# Calculate factors on the discarded variables

dat_disc <- dat[,no_corr_macu]


# check how many factors should be used
fap <- fa.parallel(dat_disc)
fap



library(ggplot2)
fa_disc <- fa(dat_disc,nfactors = 1,rotate = "oblimin")



# Plot the results
a<-fa_disc$loadings
class(a)<-"matrix"
colnames(a)<-paste("F",1,sep="")
a<-as.data.frame(a)
a<-round(a,2)
a$D<-rownames(a)
a1 <- a
a1$D
a1 <- melt(a1,id.vars=c("D"))
a1$x <- runif(nrow(a1))
a1$inv <- ifelse(a1$value<0,"neg","pos")
a1$value[abs(a1$value)<0.2] <- 0
a1 <- a1[a1$value!=0,]



library(ggplot2)
ggplot(a1)+geom_bar(aes(x=reorder(D, value) ,y=value),stat="identity")+facet_wrap(~variable,ncol = 4,scales = "free_y")+coord_flip()
#detach("package:ggplot2", unload=TRUE)






# Predict the factors

pred <- as.data.frame(predict(fa_macu,dat[,names(data_macu_facleaned)]))
names(pred) <- paste("Factor",1:nfact_macu,sep = "")

# Predict the factor from the discarded variables
pred_disc <- as.data.frame(predict(fa_disc,dat[,names(dat_disc)]))
names(pred_disc) <- paste("Factor",7,sep = "")



factors <- c(names(pred),names(pred_disc))


dat_complete <- cbind(dat,scale(pred),scale(pred_disc))


corrplot(cor(dat_complete[,likert_variables2],dat_complete[,factors],use = "pair"))


all_complete <-  cbind(all,pred,pred_disc)

all_complete$Context

dat_plot <- melt(all_complete,id.vars = "Context",measure.vars = factors)

library(ggplot2)
ggplot(dat_plot)+geom_boxplot(aes(x=Context,y=value,color=Context))+facet_wrap(~variable)+coord_flip()+guides(color=F)





mod <- lm(Factor1~Context,data=all_complete)
summary(mod)

summary(lm(Factor2~Context,data=all_complete))

summary(lm(Factor4~Context,data=all_complete))

summary(lm(Factor6~Context,data=all_complete))

summary(lm(Factor7~Context,data=all_complete))
